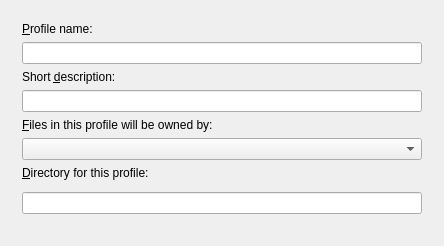
<?xml version="1.0" encoding="UTF-8"?>
<ui version="4.0">
 <class>ProfilePropsDialog</class>
 <widget class="QWidget" name="ProfilePropsDialog">
  <property name="geometry">
   <rect>
    <x>0</x>
    <y>0</y>
    <width>416</width>
    <height>246</height>
   </rect>
  </property>
  <layout class="QGridLayout">
   <item row="0" column="0">
    <widget class="QFrame" name="frame3">
     <property name="frameShape">
      <enum>QFrame::NoFrame</enum>
     </property>
     <property name="frameShadow">
      <enum>QFrame::Raised</enum>
     </property>
     <layout class="QVBoxLayout">
      <item>
       <widget class="QLabel" name="textLabel2">
        <property name="text">
         <string>&amp;Profile name:</string>
        </property>
        <property name="wordWrap">
         <bool>false</bool>
        </property>
        <property name="buddy">
         <cstring>editProfileName</cstring>
        </property>
       </widget>
      </item>
      <item>
       <widget class="KLineEdit" name="editProfileName">
        <property name="minimumSize">
         <size>
          <width>400</width>
          <height>0</height>
         </size>
        </property>
       </widget>
      </item>
      <item>
       <widget class="QLabel" name="textLabel3">
        <property name="text">
         <string>Short &amp;description:</string>
        </property>
        <property name="wordWrap">
         <bool>false</bool>
        </property>
        <property name="buddy">
         <cstring>editDescription</cstring>
        </property>
       </widget>
      </item>
      <item>
       <widget class="KLineEdit" name="editDescription">
        <property name="minimumSize">
         <size>
          <width>400</width>
          <height>0</height>
         </size>
        </property>
       </widget>
      </item>
      <item>
       <widget class="QLabel" name="textLabel4_2">
        <property name="text">
         <string>&amp;Files in this profile will be owned by:</string>
        </property>
        <property name="wordWrap">
         <bool>false</bool>
        </property>
        <property name="buddy">
         <cstring>kurlInstallDir</cstring>
        </property>
       </widget>
      </item>
      <item>
       <widget class="QComboBox" name="comboUser"/>
      </item>
      <item>
       <widget class="QLabel" name="textLabel4">
        <property name="text">
         <string>&amp;Directory for this profile:</string>
        </property>
        <property name="wordWrap">
         <bool>false</bool>
        </property>
        <property name="buddy">
         <cstring>kurlInstallDir</cstring>
        </property>
       </widget>
      </item>
      <item>
       <widget class="KUrlRequester" name="kurlInstallDir">
        <property name="minimumSize">
         <size>
          <width>400</width>
          <height>0</height>
         </size>
        </property>
       </widget>
      </item>
      <item>
       <widget class="KLineEdit" name="labelInstallDir"/>
      </item>
      <item>
       <spacer name="verticalSpacer">
        <property name="orientation">
         <enum>Qt::Vertical</enum>
        </property>
        <property name="sizeHint" stdset="0">
         <size>
          <width>20</width>
          <height>40</height>
         </size>
        </property>
       </spacer>
      </item>
     </layout>
    </widget>
   </item>
  </layout>
 </widget>
 <layoutdefault spacing="6" margin="11"/>
 <pixmapfunction>qPixmapFromMimeSource</pixmapfunction>
 <customwidgets>
  <customwidget>
   <class>KUrlRequester</class>
   <extends>QFrame</extends>
   <header>kurlrequester.h</header>
  </customwidget>
  <customwidget>
   <class>KLineEdit</class>
   <extends>QLineEdit</extends>
   <header>klineedit.h</header>
  </customwidget>
 </customwidgets>
 <includes>
  <include location="local">kcombobox.h</include>
  <include location="local">kpushbutton.h</include>
  <include location="local">klineedit.h</include>
 </includes>
 <resources/>
 <connections/>
</ui>
